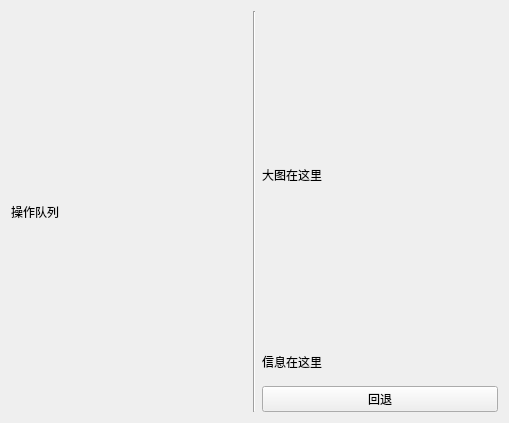
<?xml version="1.0" encoding="UTF-8"?>
<ui version="4.0">
 <class>ProcessingQueue</class>
 <widget class="QWidget" name="ProcessingQueue">
  <property name="geometry">
   <rect>
    <x>0</x>
    <y>0</y>
    <width>509</width>
    <height>423</height>
   </rect>
  </property>
  <property name="windowTitle">
   <string>ProcessingQueue</string>
  </property>
  <layout class="QHBoxLayout" name="horizontalLayout">
   <item>
    <layout class="QVBoxLayout" name="vLayoutProcessingQueue">
     <item>
      <widget class="QLabel" name="label">
       <property name="text">
        <string>操作队列</string>
       </property>
      </widget>
     </item>
    </layout>
   </item>
   <item>
    <widget class="Line" name="line">
     <property name="orientation">
      <enum>Qt::Vertical</enum>
     </property>
    </widget>
   </item>
   <item>
    <layout class="QVBoxLayout" name="verticalLayout_2" stretch="9,1,1">
     <item>
      <widget class="QLabel" name="labelPreviewImg">
       <property name="text">
        <string>大图在这里</string>
       </property>
      </widget>
     </item>
     <item>
      <widget class="QLabel" name="labelPreviewInfo">
       <property name="text">
        <string>信息在这里</string>
       </property>
      </widget>
     </item>
     <item>
      <widget class="QPushButton" name="btnBackToSelectStage">
       <property name="text">
        <string>回退</string>
       </property>
      </widget>
     </item>
    </layout>
   </item>
  </layout>
 </widget>
 <resources/>
 <connections/>
</ui>
